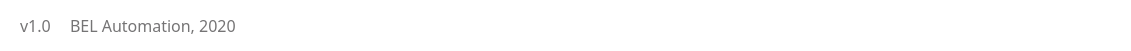
   <widget class="QFrame" name="footer">
    <property name="geometry">
     <rect>
      <x>235</x>
      <y>722</y>
      <width>1131</width>
      <height>51</height>
     </rect>
    </property>
    <property name="styleSheet">
     <string notr="true">background-color:white;border:none;</string>
    </property>
    <property name="frameShape">
     <enum>QFrame::StyledPanel</enum>
    </property>
    <property name="frameShadow">
     <enum>QFrame::Raised</enum>
    </property>
    <widget class="QWidget" name="*******_logo" native="true">
     <property name="geometry">
      <rect>
       <x>950</x>
       <y>10</y>
       <width>171</width>
       <height>31</height>
      </rect>
     </property>
     <property name="styleSheet">
      <string notr="true">border-image: url(:/Img/Logo*******.png);background:transparent;</string>
     </property>
    </widget>
    <widget class="QLabel" name="lbl_automation">
     <property name="geometry">
      <rect>
       <x>70</x>
       <y>15</y>
       <width>221</width>
       <height>21</height>
      </rect>
     </property>
     <property name="font">
      <font>
       <family>Inter UI</family>
       <pointsize>12</pointsize>
       <weight>50</weight>
       <bold>false</bold>
      </font>
     </property>
     <property name="styleSheet">
      <string notr="true">color: #757475</string>
     </property>
     <property name="text">
      <string>BEL Automation, 2020</string>
     </property>
    </widget>
    <widget class="QLabel" name="lbl_value_version">
     <property name="geometry">
      <rect>
       <x>20</x>
       <y>15</y>
       <width>50</width>
       <height>21</height>
      </rect>
     </property>
     <property name="font">
      <font>
       <family>Inter UI</family>
       <pointsize>12</pointsize>
       <weight>50</weight>
       <bold>false</bold>
      </font>
     </property>
     <property name="styleSheet">
      <string notr="true">color: #757475</string>
     </property>
     <property name="text">
      <string>v1.0</string>
     </property>
    </widget>
   </widget>
